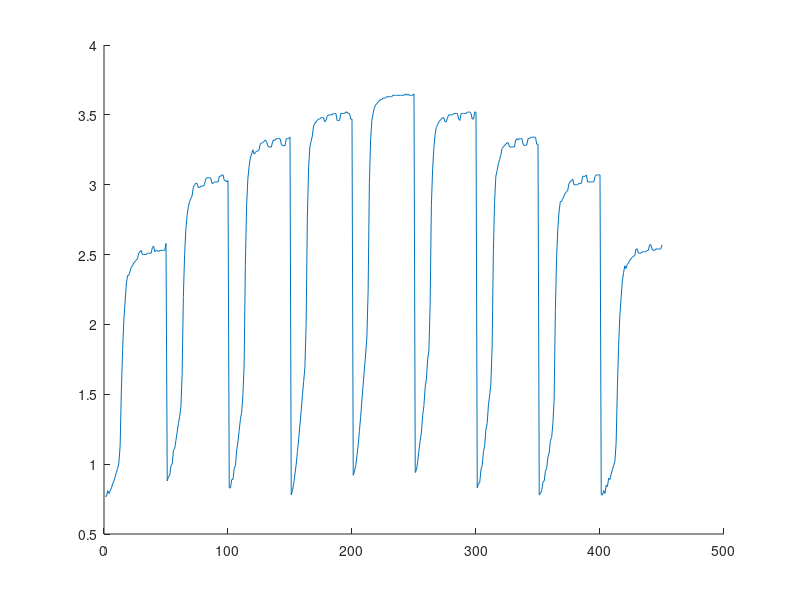

The MATLAB source for this figure:
clear all;




v = [0.77
0.77
0.81
0.79
0.81
0.83
0.86
0.88
0.91
0.94
0.97
1.01
1.13
1.53
1.82
2.03
2.16
2.29
2.35
2.35
2.38
2.41
2.42
2.44
2.45
2.46
2.47
2.51
2.52
2.53
2.50
2.50
2.50
2.50
2.51
2.51
2.51
2.51
2.55
2.56
2.52
2.53
2.53
2.52
2.53
2.53
2.53
2.53
2.53
2.58
0.88
0.91
0.92
0.99
1.00
1.10
1.11
1.17
1.23
1.29
1.34
1.41
1.64
2.20
2.50
2.68
2.78
2.84
2.88
2.90
2.92
2.98
3.00
3.01
3.01
2.98
2.98
2.99
2.99
2.99
3.00
3.04
3.05
3.05
3.05
3.05
3.01
3.01
3.02
3.02
3.02
3.02
3.06
3.06
3.07
3.07
3.03
3.03
3.02
3.03
0.83
0.83
0.89
0.89
0.97
0.99
1.10
1.16
1.24
1.32
1.37
1.49
1.71
2.43
2.85
3.04
3.13
3.19
3.22
3.25
3.22
3.23
3.24
3.24
3.25
3.29
3.30
3.30
3.31
3.32
3.31
3.28
3.27
3.27
3.27
3.31
3.32
3.32
3.33
3.33
3.33
3.33
3.29
3.28
3.28
3.28
3.33
3.33
3.33
3.34
0.78
0.81
0.86
0.93
1.00
1.09
1.18
1.28
1.38
1.49
1.59
1.69
2.00
2.77
3.12
3.27
3.31
3.35
3.42
3.44
3.45
3.46
3.47
3.47
3.48
3.48
3.48
3.45
3.46
3.49
3.50
3.50
3.50
3.50
3.51
3.51
3.51
3.46
3.46
3.46
3.51
3.51
3.51
3.51
3.52
3.52
3.51
3.51
3.47
3.47
0.92
0.95
0.99
1.06
1.14
1.24
1.34
1.46
1.57
1.68
1.79
1.91
2.24
3.01
3.32
3.46
3.51
3.55
3.57
3.58
3.59
3.60
3.61
3.61
3.62
3.62
3.62
3.63
3.63
3.63
3.63
3.63
3.64
3.64
3.64
3.64
3.64
3.64
3.64
3.64
3.64
3.64
3.65
3.64
3.65
3.64
3.64
3.64
3.64
3.65
0.94
0.96
1.02
1.10
1.17
1.23
1.35
1.42
1.55
1.61
1.75
1.81
2.14
2.85
3.11
3.26
3.36
3.41
3.43
3.45
3.46
3.47
3.48
3.48
3.45
3.45
3.48
3.50
3.50
3.50
3.50
3.51
3.51
3.51
3.51
3.47
3.46
3.51
3.51
3.51
3.51
3.51
3.52
3.52
3.52
3.51
3.47
3.47
3.52
3.52
0.83
0.86
0.87
0.96
0.99
1.09
1.13
1.25
1.29
1.42
1.49
1.58
1.84
2.52
2.88
3.06
3.10
3.15
3.18
3.21
3.26
3.27
3.28
3.29
3.30
3.30
3.27
3.27
3.27
3.27
3.27
3.32
3.33
3.32
3.33
3.33
3.33
3.29
3.28
3.28
3.29
3.33
3.33
3.34
3.34
3.34
3.34
3.34
3.29
3.29
0.78
0.79
0.81
0.87
0.88
0.95
0.97
1.05
1.08
1.17
1.19
1.29
1.46
2.10
2.48
2.69
2.81
2.88
2.88
2.90
2.92
2.94
2.95
2.96
3.01
3.02
3.03
3.04
3.00
3.00
3.00
3.00
3.01
3.01
3.01
3.06
3.06
3.06
3.07
3.02
3.02
3.02
3.02
3.02
3.02
3.06
3.07
3.07
3.07
3.07
0.78
0.78
0.81
0.79
0.85
0.84
0.90
0.89
0.93
0.96
0.99
1.02
1.15
1.54
1.85
2.06
2.19
2.31
2.37
2.42
2.40
2.43
2.44
2.46
2.47
2.48
2.49
2.49
2.54
2.54
2.51
2.51
2.51
2.52
2.52
2.52
2.52
2.53
2.53
2.57
2.57
2.54
2.53
2.53
2.54
2.54
2.54
2.54
2.54
2.57
];



for i=1:1:450
   x(i) = i; 
end
%plot(x,v_in);
hold on;
plot(x,v);
